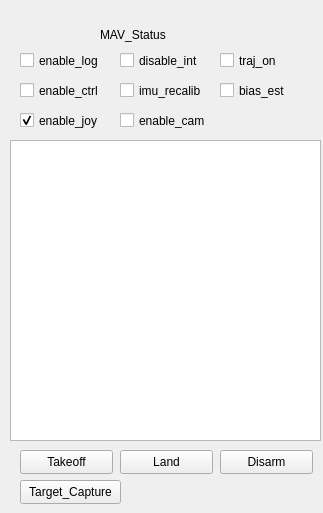
<?xml version="1.0" encoding="UTF-8"?>
<ui version="4.0">
 <class>QuadCopterwidget</class>
 <widget class="QWidget" name="QuadCopterwidget">
  <property name="geometry">
   <rect>
    <x>0</x>
    <y>0</y>
    <width>323</width>
    <height>513</height>
   </rect>
  </property>
  <property name="windowTitle">
   <string>Form</string>
  </property>
  <widget class="QPushButton" name="Landbutton">
   <property name="geometry">
    <rect>
     <x>120</x>
     <y>450</y>
     <width>93</width>
     <height>24</height>
    </rect>
   </property>
   <property name="text">
    <string>Land</string>
   </property>
  </widget>
  <widget class="QTextBrowser" name="textBrowser">
   <property name="geometry">
    <rect>
     <x>10</x>
     <y>140</y>
     <width>311</width>
     <height>301</height>
    </rect>
   </property>
  </widget>
  <widget class="QPushButton" name="Takeoffbutton">
   <property name="geometry">
    <rect>
     <x>20</x>
     <y>450</y>
     <width>93</width>
     <height>24</height>
    </rect>
   </property>
   <property name="text">
    <string>Takeoff</string>
   </property>
  </widget>
  <widget class="QLabel" name="label">
   <property name="geometry">
    <rect>
     <x>100</x>
     <y>20</y>
     <width>81</width>
     <height>31</height>
    </rect>
   </property>
   <property name="text">
    <string>&lt;html&gt;&lt;head/&gt;&lt;body&gt;&lt;p&gt;MAV_Status&lt;/p&gt;&lt;/body&gt;&lt;/html&gt;</string>
   </property>
  </widget>
  <widget class="QCheckBox" name="imucheckbox">
   <property name="geometry">
    <rect>
     <x>120</x>
     <y>80</y>
     <width>101</width>
     <height>21</height>
    </rect>
   </property>
   <property name="text">
    <string>imu_recalib</string>
   </property>
  </widget>
  <widget class="QCheckBox" name="bias_estcheckbox">
   <property name="geometry">
    <rect>
     <x>220</x>
     <y>80</y>
     <width>101</width>
     <height>21</height>
    </rect>
   </property>
   <property name="text">
    <string>bias_est</string>
   </property>
  </widget>
  <widget class="QPushButton" name="Disarmbutton">
   <property name="geometry">
    <rect>
     <x>220</x>
     <y>450</y>
     <width>93</width>
     <height>24</height>
    </rect>
   </property>
   <property name="text">
    <string>Disarm</string>
   </property>
  </widget>
  <widget class="QCheckBox" name="enable_controller">
   <property name="geometry">
    <rect>
     <x>20</x>
     <y>80</y>
     <width>101</width>
     <height>21</height>
    </rect>
   </property>
   <property name="text">
    <string>enable_ctrl</string>
   </property>
  </widget>
  <widget class="QCheckBox" name="follow_traj">
   <property name="geometry">
    <rect>
     <x>220</x>
     <y>50</y>
     <width>101</width>
     <height>21</height>
    </rect>
   </property>
   <property name="text">
    <string>traj_on</string>
   </property>
  </widget>
  <widget class="QCheckBox" name="integrator_checkbox">
   <property name="geometry">
    <rect>
     <x>120</x>
     <y>50</y>
     <width>101</width>
     <height>21</height>
    </rect>
   </property>
   <property name="text">
    <string>disable_int</string>
   </property>
  </widget>
  <widget class="QCheckBox" name="log_checkbox">
   <property name="geometry">
    <rect>
     <x>20</x>
     <y>50</y>
     <width>101</width>
     <height>21</height>
    </rect>
   </property>
   <property name="text">
    <string>enable_log</string>
   </property>
  </widget>
  <widget class="QCheckBox" name="enable_joycheckbox">
   <property name="geometry">
    <rect>
     <x>20</x>
     <y>110</y>
     <width>101</width>
     <height>21</height>
    </rect>
   </property>
   <property name="text">
    <string>enable_joy</string>
   </property>
   <property name="checked">
    <bool>true</bool>
   </property>
  </widget>
  <widget class="QPushButton" name="TargetCapturebutton">
   <property name="geometry">
    <rect>
     <x>20</x>
     <y>480</y>
     <width>101</width>
     <height>24</height>
    </rect>
   </property>
   <property name="text">
    <string>Target_Capture</string>
   </property>
  </widget>
  <widget class="QCheckBox" name="camcheckbox">
   <property name="enabled">
    <bool>true</bool>
   </property>
   <property name="geometry">
    <rect>
     <x>120</x>
     <y>110</y>
     <width>101</width>
     <height>21</height>
    </rect>
   </property>
   <property name="text">
    <string>enable_cam</string>
   </property>
   <property name="checked">
    <bool>false</bool>
   </property>
  </widget>
 </widget>
 <resources/>
 <connections/>
</ui>
